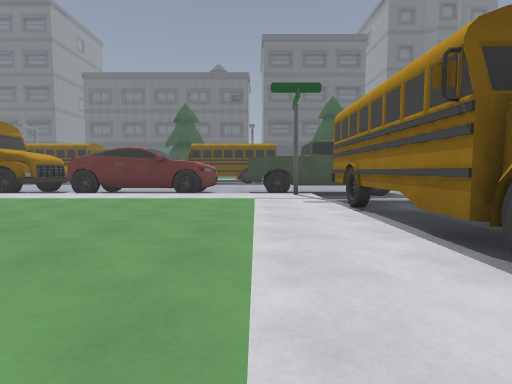
View 1 (above)

16 first-person views from a walk through a 3-D level made in the Godot game engine. The camera is 1.2 m above the floor, tilts 4° down and sees 80° across. The floor is counted in squares, 2 m on a side. Each view is taken from the middle of a square. On the plan, view 1 faces up. The plan holds only what a view shows up to about 9 squares ahead; the rest is blank. The place goes on beyond the plan.

View 2
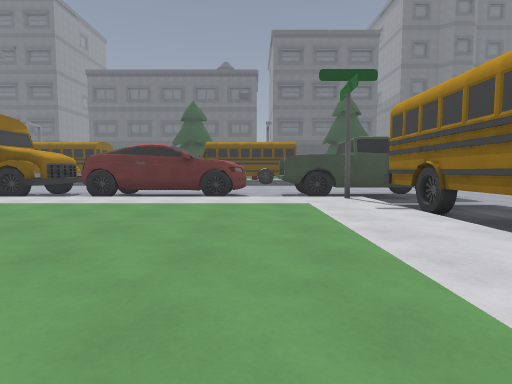

View 3
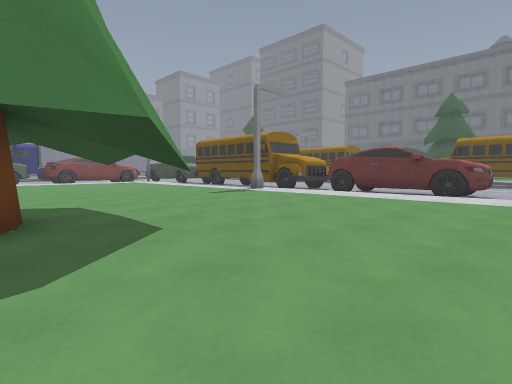

View 4
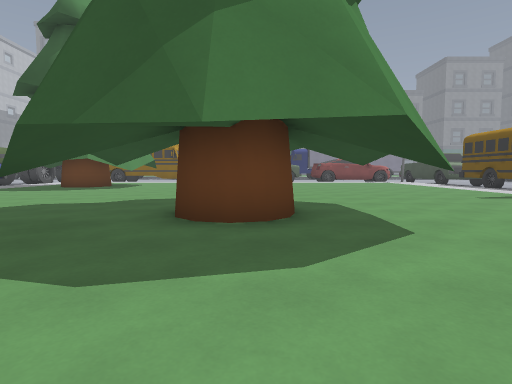

View 5
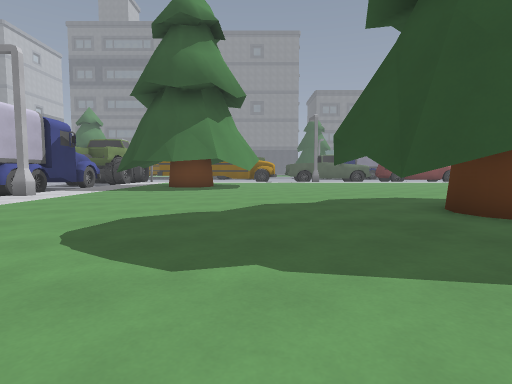

View 6
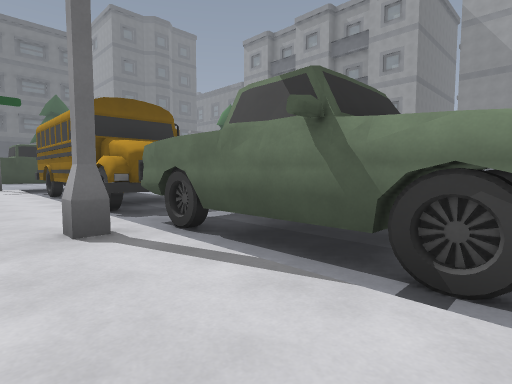

View 7
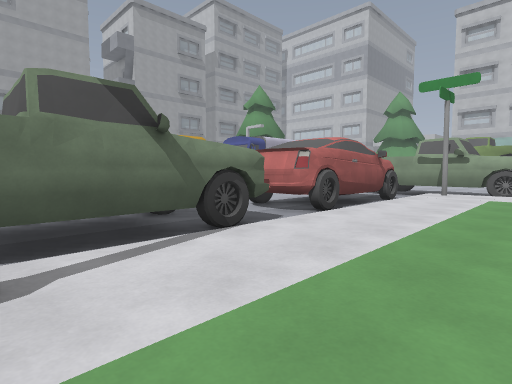

View 8
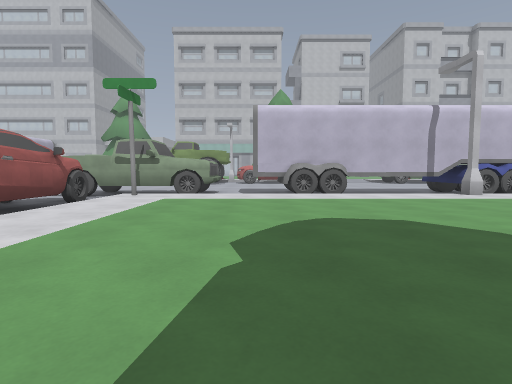

View 9
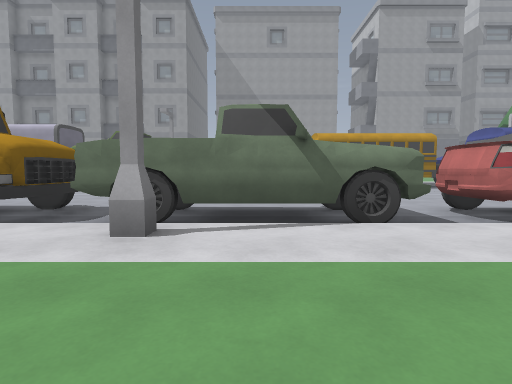

View 10
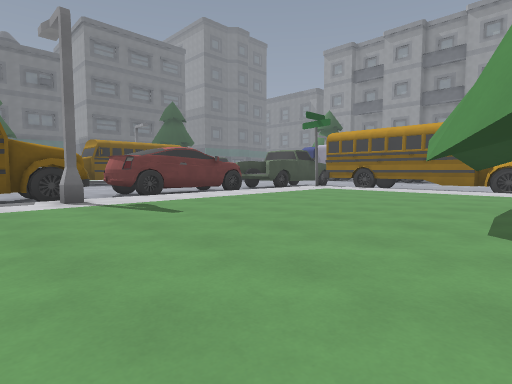

View 11
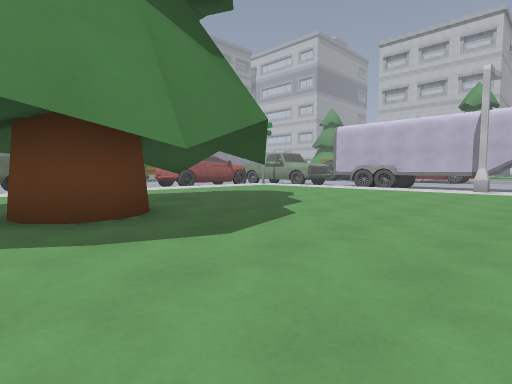

View 12
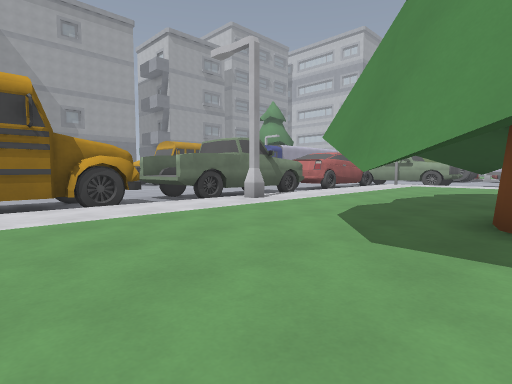

View 13
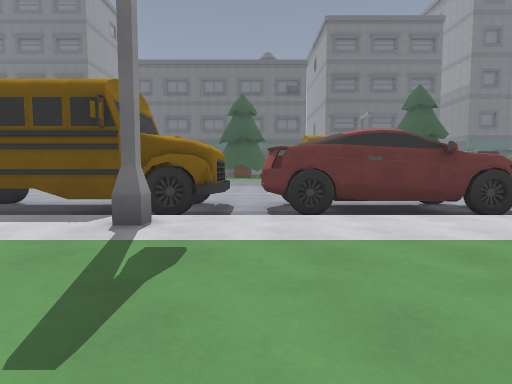

View 14
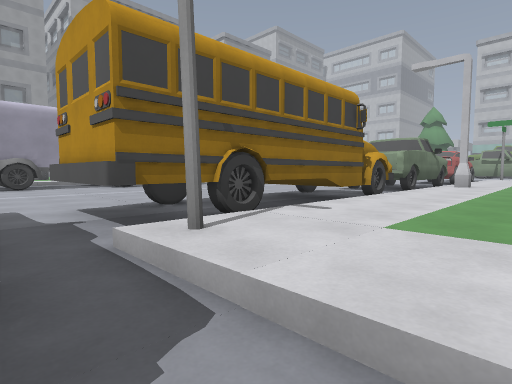

View 15
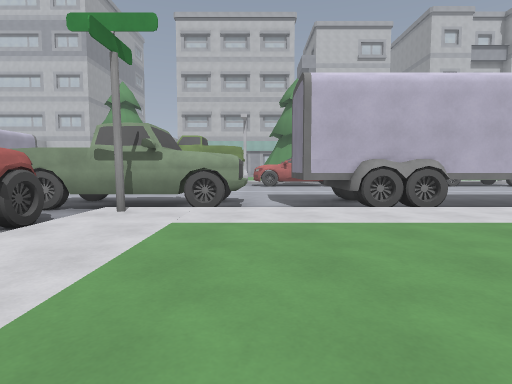

View 16
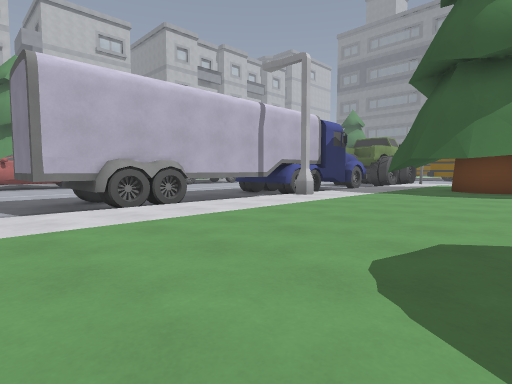

### Floor plan
Key: @ floor where view 1 was taken; # wall or solid block; x gap in a wall; . main floor; - floor 0.25 m lower than the main floor; / step, stairs or slope; B bus; T truck; S sign; R tree.
Columns run from 9 left of view 1 to 11 right of it. Each row starts with its distance up from view 1.
 13   ---
 12  ----
 11  BB-#  #-T
 10  BBx#  #-     --
  9 BBB-####-TTTT --
  8 //////////SBBB------#
  7 ..#........B B------
  6 ...........B B-----
  5 ...........B  ----
  4 ...........BBB--
  3 ...........BBB--
  2 ...RRRR....BBB--
  1 ...........-B--
  0 ..R.RR...@.TTT-
 -1 ....RR....#TTT-
 -2 ...R..R....TTT-
 -3 ....R......TTT-
 -4 ...........TTT
 -5 ...........----
 -6 ...........###--
 -7 ...........#  --
 -8 ...........#
 -9 ..........S#
-10 ///////////
-11 ########-TTTT

Where each view was taken, in squares from view 1:
view 1: 0 up, 0 right, facing up
view 2: 1 up, 1 left, facing up
view 3: 0 up, 0 right, facing up-left
view 4: 0 up, 0 right, facing left
view 5: 4 down, 0 right, facing left
view 6: 4 down, 0 right, facing up-right
view 7: 1 down, 1 left, facing down-right
view 8: 2 down, 2 left, facing down
view 9: 2 down, 2 left, facing right
view 10: 1 up, 9 left, facing up-right
view 11: 1 up, 9 left, facing down-right
view 12: 4 up, 4 left, facing down-right
view 13: 4 up, 6 left, facing up
view 14: 9 up, 1 left, facing down-right
view 15: 5 down, 1 left, facing down
view 16: 5 down, 1 left, facing down-left
